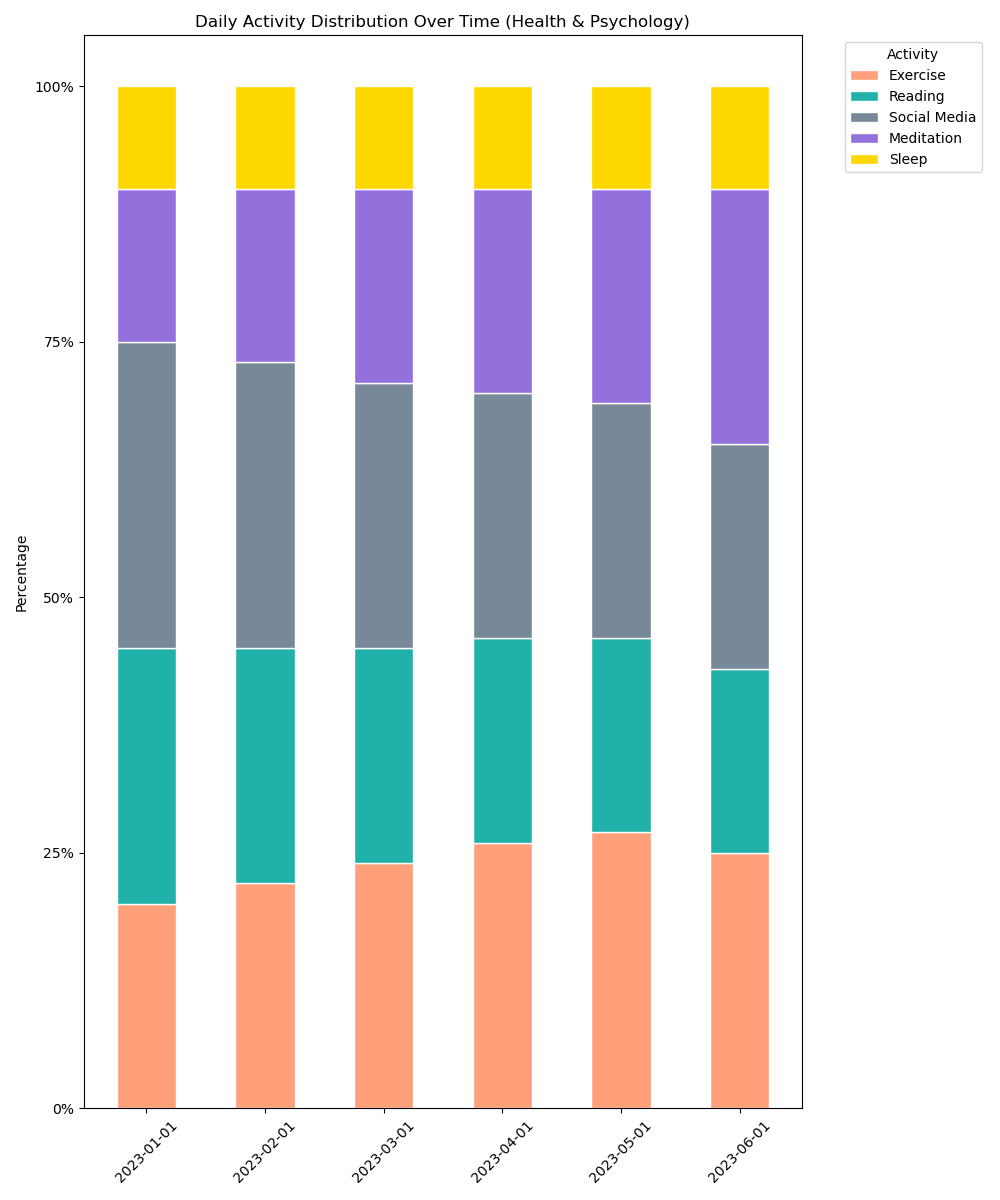

The script that drew this image:

import matplotlib.pyplot as plt
import pandas as pd
import seaborn as sns
from datetime import datetime

data = [
    {'Date': '2023-01-01', 'Exercise': '20%', 'Reading': '25%', 'Social Media': '30%', 'Meditation': '15%', 'Sleep': '10%'},
    {'Date': '2023-02-01', 'Exercise': '22%', 'Reading': '23%', 'Social Media': '28%', 'Meditation': '17%', 'Sleep': '10%'},
    {'Date': '2023-03-01', 'Exercise': '24%', 'Reading': '21%', 'Social Media': '26%', 'Meditation': '19%', 'Sleep': '10%'},
    {'Date': '2023-04-01', 'Exercise': '26%', 'Reading': '20%', 'Social Media': '24%', 'Meditation': '20%', 'Sleep': '10%'},
    {'Date': '2023-05-01', 'Exercise': '27%', 'Reading': '19%', 'Social Media': '23%', 'Meditation': '21%', 'Sleep': '10%'},
    {'Date': '2023-06-01', 'Exercise': '25%', 'Reading': '18%', 'Social Media': '22%', 'Meditation': '25%', 'Sleep': '10%'}
]

df = pd.DataFrame(data)

for col in df.columns:
    if col != 'Date':
        df[col] = df[col].str.rstrip('%').astype('float') / 100

df_long = df.melt(id_vars='Date', var_name='Activity', value_name='Percentage')

df_long['Date'] = pd.to_datetime(df_long['Date'])
df_long.sort_values(by='Date', inplace=True)

categories = df.columns[1:]
colors = ['#FFA07A', '#20B2AA', '#778899', '#9370DB', '#FFD700']

left = len(df_long['Date'].unique()) * [0]

fig, ax = plt.subplots(figsize=(10, 12))

for ix, category in enumerate(categories):
    category_data = df_long[df_long['Activity'] == category]
    plt.bar(
        category_data['Date'].dt.strftime('%Y-%m-%d'),
        category_data['Percentage'],
        width=0.5,
        bottom=left,
        color=colors[ix],
        edgecolor="white",
        label=category
    )
    left = left + category_data['Percentage'].values

plt.xticks(rotation=45)
plt.yticks(ticks=[0, 0.25, 0.5, 0.75, 1], labels=['0%', '25%', '50%', '75%', '100%'])
plt.ylabel('Percentage')
plt.title('Daily Activity Distribution Over Time (Health & Psychology)')
plt.legend(title='Activity', bbox_to_anchor=(1.05, 1), loc='upper left')

plt.tight_layout()

plt.show()
